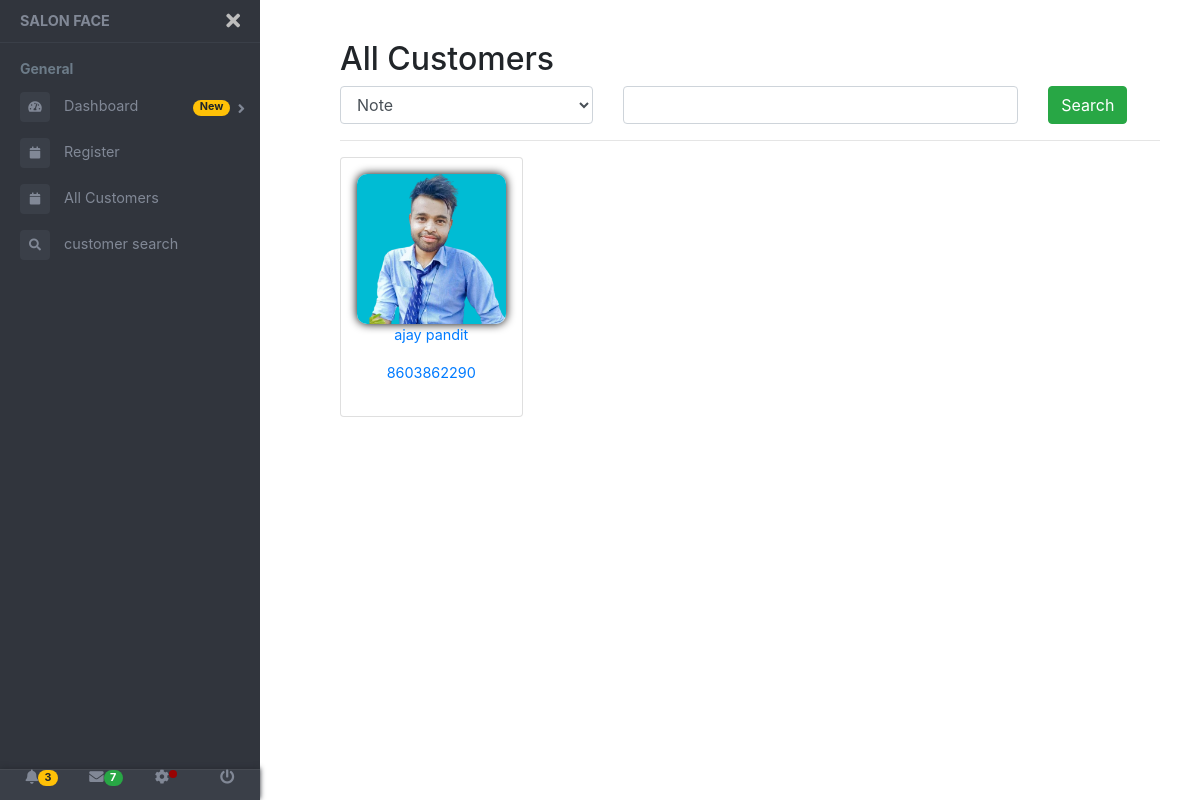
The app's page /register/allcustomer/, older data.
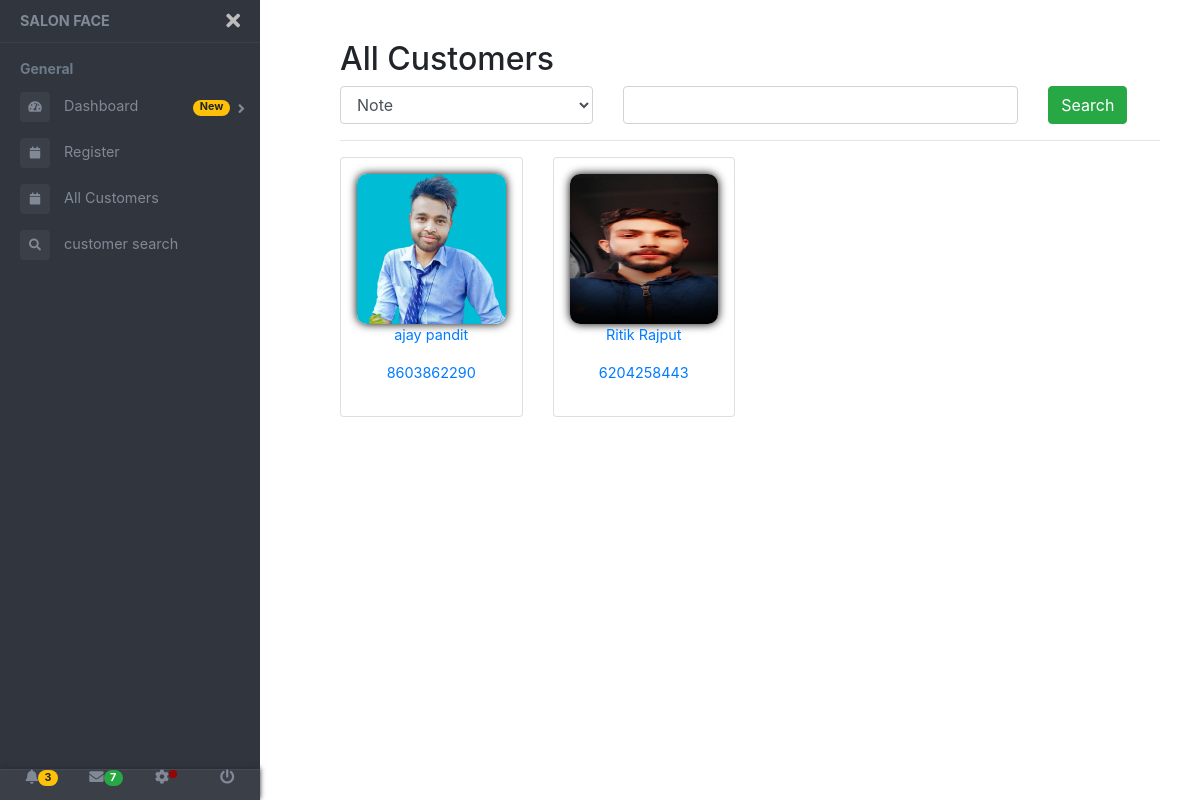
The same page, newer data.
### cregister/models.py (models this page shows)
class CustomerTable(models.Model):
    mobNum = models.IntegerField()
    fname = models.CharField(max_length=50)
    lname = models.CharField(max_length=50)
    emailId = models.EmailField(max_length=255,blank=True)
    gender = models.CharField(max_length=10,blank=True)
    dob = models.DateField(null=True)
    aniversary = models.DateField(null=True)
    customerNote = models.TextField(blank=True)
    dummy1 = models.IntegerField(blank=True)
    profilePic = models.FileField(upload_to='profilePic/',blank=True)
    registered_at = models.DateTimeField(auto_now_add=True)

### cregister/views.py (the view, shortened to what this page needs)
# urls.py: path('allcustomer/',views.allcustomer,name="allcustomer"),
def allcustomer(request):
    cusobj = CustomerTable.objects.all()
    return render(request,'allcustomer.html',{"customers":cusobj})

### templates/allcustomer.html (shortened to what this page needs)
{% extends 'index.html' %}
{% block content %}
 <main class="page-content">
    <div class="container-fluid">
      <h2>All Customers</h2>
        <form method="post">
            <div class="row">
                <div class="col-3 col-sm-3 col-md-4 col-lg-4">
                    <select name="search" id="search" class="form-control">
                      <option value="note">Note</option>
                    </select>
                </div>
                <div class="col-4 col-sm-4 col-md-6 col-lg-6">
                    <input name="searchbox" type="search" id="searchbox" class="form-control">
                </div>
                <div class="col-2 col-sm-2 col-md-2 col-lg-2">
                    <button  type="submit" class="btn btn-success" id="find" >Search</button>
                </div>
            </div>
        </form>
      <hr>
        <div class="row">
            {% if customers %}
            {% for i in customers %}
            <div class="col-6 col-sm-6 col-md-3 col-lg-3">
                <a class="card p-3 text-center" href="{% url 'single' idd=i.id %}" style="text-aligin : center; text-decuration : none;">
                    <img class="" src="{{i.profilePic.url}}" width="dpx" height="150px">
                    <p>{{i.fname}} {{i.lname}}</p>
                    <p>{{i.mobNum}}</p>
                </a>
            </div>
            {% endfor %}
            {% else %}
                <h2>NO Customer Found </h2>
            {% endif %}
        </div>
    </div>
  </main>
{% endblock %}

### templates/index.html (shortened to what this page needs)
{% load static %}
<link href="//maxcdn.bootstrapcdn.com/bootstrap/4.0.0/css/bootstrap.min.css" rel="stylesheet" id="bootstrap-css">
<!DOCTYPE html>
<html lang="en">
<head>
    <link rel="stylesheet" href="https://maxcdn.bootstrapcdn.com/bootstrap/4.0.0/css/bootstrap.min.css"
>
    <link href="https://use.fontawesome.com/releases/v5.0.6/css/all.css" rel="stylesheet">
</head>
<body>
<div class="page-wrapper chiller-theme toggled">
  <nav id="sidebar" class="sidebar-wrapper">
    <div class="sidebar-content">
      <div class="sidebar-brand">
        <a href="{% url 'index' %}">Salon Face</a>
        <div id="close-sidebar">
          <i class="fas fa-times"></i>
        </div>
      </div>
      <div class="sidebar-menu">
        <ul>
          <li class="header-menu">
            <span>General</span>
          </li>
          <li class="sidebar-dropdown">
            <a href="{% url 'index' %}">
              <i class="fa fa-tachometer-alt"></i>
              <span>Dashboard</span>
              <span class="badge badge-pill badge-warning">New</span>
            </a>
          </li>
            <li>
                <a href="{% url 'cregister' %}">
                  <i class="fa fa-calendar"></i>
                  <span>Register</span>
                </a>
            </li>
            <li>
                <a href="{% url 'allcustomer' %}">
                  <i class="fa fa-calendar"></i>
                  <span>All Customers</span>
                </a>
            </li>
            <li>
                <a href="{% url 'video' %}">
                  <i class="fa fa-search"></i>
                  <span>customer search</span>
                </a>
            </li>
        </ul>
      </div>
    </div>
    <div class="sidebar-footer">
      <a href="#">
        <i class="fa fa-bell"></i>
        <span class="badge badge-pill badge-warning notification">3</span>
      </a>
      <a href="#">
        <i class="fa fa-envelope"></i>
        <span class="badge badge-pill badge-success notification">7</span>
      </a>
      <a href="#">
        <i class="fa fa-cog"></i>
        <span class="badge-sonar"></span>
      </a>
      <a href="#">
        <i class="fa fa-power-off"></i>
      </a>
    </div>
  </nav>
  {% block content %}{% endblock %}
  </div>
</body>

### templates/allcustomer.html (style rules this page uses)
img { box-shadow: 0px 0px 10px black; border-radius : 10px ; }

Row changes from the older to the newer data that the page shows:
added CustomerTable: profilePic (picture), fname "Ritik", lname "Rajput", mobNum "6204258443"
